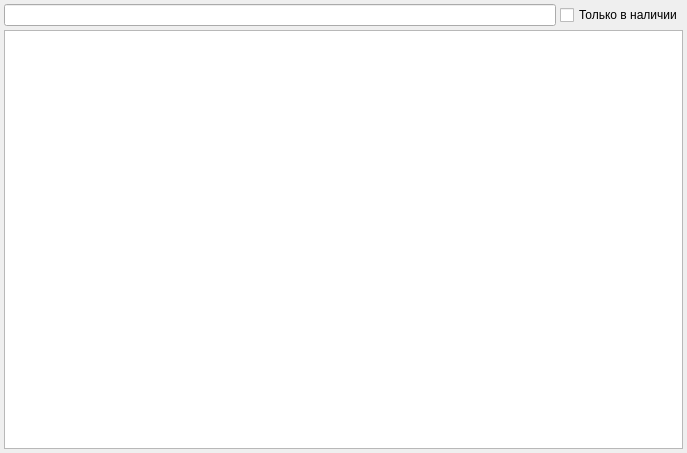
<?xml version="1.0" encoding="UTF-8"?>
<ui version="4.0">
 <class>SmnnGrlsLfNomenclatureExpenseComboBoxPopup</class>
 <widget class="QWidget" name="SmnnGrlsLfNomenclatureExpenseComboBoxPopup">
  <property name="geometry">
   <rect>
    <x>0</x>
    <y>0</y>
    <width>687</width>
    <height>453</height>
   </rect>
  </property>
  <property name="windowTitle">
   <string>Form</string>
  </property>
  <layout class="QGridLayout" name="gridLayout">
   <property name="margin">
    <number>4</number>
   </property>
   <property name="spacing">
    <number>4</number>
   </property>
   <item row="2" column="1">
    <widget class="QCheckBox" name="chkOnlyExists">
     <property name="text">
      <string>Только в наличии</string>
     </property>
    </widget>
   </item>
   <item row="2" column="0">
    <widget class="QLineEdit" name="edtFindName"/>
   </item>
   <item row="3" column="0" colspan="2">
    <widget class="CSortFilterProxyTableView" name="tblSmnn"/>
   </item>
  </layout>
 </widget>
 <customwidgets>
  <customwidget>
   <class>CSortFilterProxyTableView</class>
   <extends>QTableView</extends>
   <header>library/SortFilterProxyTableView.h</header>
  </customwidget>
 </customwidgets>
 <tabstops>
  <tabstop>edtFindName</tabstop>
  <tabstop>chkOnlyExists</tabstop>
  <tabstop>tblSmnn</tabstop>
 </tabstops>
 <resources/>
 <connections/>
</ui>
